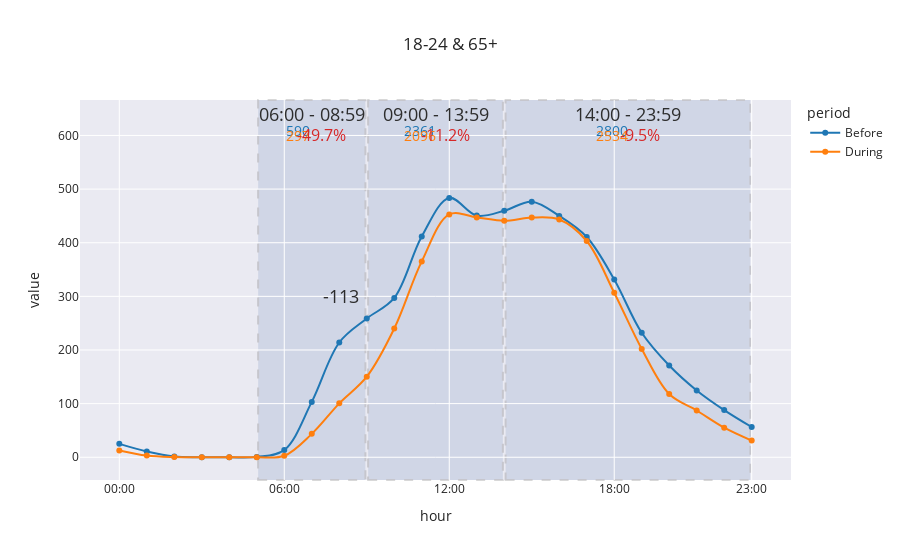

Notebook cell for this chart:
### Code cell
plot.show()

### Figure 1 — Plotly figure (JSON) as saved in the notebook; plotly's stock layout.template omitted (floating-point values rounded to 4 significant figures)
{"data": [{"hovertemplate": "period=Before<br>hour=%{x}<br>value=%{y}<extra></extra>", "legendgroup": "Before", "line": {"color": "#1F77B4", "dash": "solid", "shape": "spline"}, "marker": {"symbol": "circle"}, "mode": "markers+lines", "name": "Before", "orientation": "v", "showlegend": true, "type": "scatter", "x": ["00", "01", "02", "03", "04", "05", "06", "07", "08", "09", "10", "11", "12", "13", "14", "15", "16", "17", "18", "19", "20", "21", "22", "23"], "xaxis": "x", "y": [25.0, 10.87, 1.417, 0.1613, 0, 0.6838, 13.49, 103.2, 213.9, 258.7, 297.0, 411.7, 483.4, 450.6, 459.6, 476.5, 450.0, 410.6, 331.4, 232.0, 171.0, 124.6, 88.0, 56.39], "yaxis": "y"}, {"hovertemplate": "period=During<br>hour=%{x}<br>value=%{y}<extra></extra>", "legendgroup": "During", "line": {"color": "#FF7F0E", "dash": "solid", "shape": "spline"}, "marker": {"symbol": "circle"}, "mode": "markers+lines", "name": "During", "orientation": "v", "showlegend": true, "type": "scatter", "x": ["00", "01", "02", "03", "04", "05", "06", "07", "08", "09", "10", "11", "12", "13", "14", "15", "16", "17", "18", "19", "20", "21", "22", "23"], "xaxis": "x", "y": [12.76, 3.189, 0.3847, 0, 0, 0, 2.78, 43.6, 100.5, 150.2, 240.1, 365.2, 452.8, 447.2, 440.9, 446.8, 443.2, 403.2, 306.8, 202.0, 117.9, 87.12, 55.14, 31.14], "yaxis": "y"}], "layout": {"annotations": [{"font": {"color": "#2D2D2D", "size": 18}, "showarrow": false, "text": "06:00 - 08:59", "x": 7, "y": 640}, {"font": {"color": "#1F77B4", "size": 14}, "showarrow": false, "text": "       590", "x": 6, "y": 610}, {"font": {"color": "#FF7F0E", "size": 14}, "showarrow": false, "text": "       297", "x": 6, "y": 600}, {"font": {"color": "#D62728", "size": 16}, "showarrow": false, "text": "     -49.7%", "x": 7, "y": 600}, {"font": {"color": "#2D2D2D", "size": 18}, "showarrow": false, "text": "09:00 - 13:59", "x": 11.5, "y": 640}, {"font": {"color": "#1F77B4", "size": 14}, "showarrow": false, "text": "      2361", "x": 10.5, "y": 610}, {"font": {"color": "#FF7F0E", "size": 14}, "showarrow": false, "text": "      2096", "x": 10.5, "y": 600}, {"font": {"color": "#D62728", "size": 16}, "showarrow": false, "text": "     -11.2%", "x": 11.5, "y": 600}, {"font": {"color": "#2D2D2D", "size": 18}, "showarrow": false, "text": "14:00 - 23:59", "x": 18.5, "y": 640}, {"font": {"color": "#1F77B4", "size": 14}, "showarrow": false, "text": "      2800", "x": 17.5, "y": 610}, {"font": {"color": "#FF7F0E", "size": 14}, "showarrow": false, "text": "      2534", "x": 17.5, "y": 600}, {"font": {"color": "#D62728", "size": 16}, "showarrow": false, "text": "      -9.5%", "x": 18.5, "y": 600}, {"font": {"color": "#2D2D2D", "size": 18}, "showarrow": false, "text": "      -113", "x": 7.5, "y": 300}], "autosize": true, "legend": {"title": {"text": "period"}, "tracegroupgap": 0}, "shapes": [{"layer": "below", "line": {"dash": "dash", "width": 2}, "opacity": 0.15, "type": "rect", "x0": 5.05, "x1": 8.95, "xref": "x", "y0": 0, "y1": 1, "yref": "y domain"}, {"layer": "below", "line": {"dash": "dash", "width": 2}, "opacity": 0.15, "type": "rect", "x0": 9.05, "x1": 13.95, "xref": "x", "y0": 0, "y1": 1, "yref": "y domain"}, {"layer": "below", "line": {"dash": "dash", "width": 2}, "opacity": 0.15, "type": "rect", "x0": 14.05, "x1": 22.95, "xref": "x", "y0": 0, "y1": 1, "yref": "y domain"}], "title": {"text": "18-24 & 65+"}, "xaxis": {"anchor": "y", "autorange": true, "domain": [0, 1], "range": [-1.363, 24.36], "tickmode": "array", "ticktext": ["00:00", "06:00", "12:00", "18:00", "23:00"], "tickvals": [0, 6, 12, 18, 23], "title": {"text": "hour"}, "type": "category"}, "yaxis": {"anchor": "x", "autorange": true, "domain": [0, 1], "range": [-38.13, 652.5], "title": {"text": "value"}, "type": "linear"}}}
